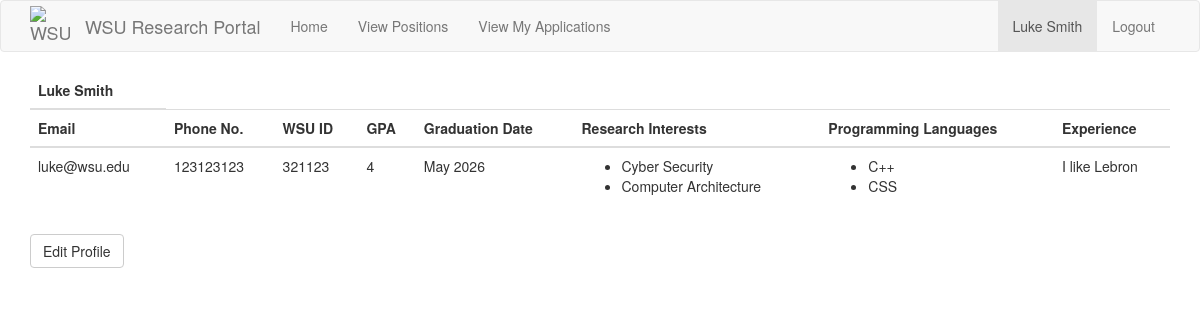
The page /display_profile (signed in) on the database its author committed.
### src/Model/models.py (models this page shows, shortened)
class User(db.Model, UserMixin):
    __tablename__ = 'user'
    id = db.Column(db.Integer, primary_key=True)
    password_hash = db.Column(db.String(128))
    firstname = db.Column(db.String(100))
    lastname = db.Column(db.String(100))
    wsu_id = db.Column(db.String(15), unique = True)
    email = db.Column(db.String(120),unique = True, index = True)
    phone = db.Column(db.String(11),unique = True)
    user_type = db.Column(db.String(50))
    __mapper_args__ = {
        'polymorphic_identity': 'User',
        'polymorphic_on': user_type
    }

class Student(User, db.Model):
    __tablename__='student'
    id = db.Column(db.ForeignKey("user.id"), primary_key = True)
    major = db.Column(db.String(50))
    gpa = db.Column(db.Integer())
    graduationDate = db.Column(db.String(15))
    experience = db.Column(db.String(500))
    applications = db.relationship('Application', backref='applicant')
    interests = db.relationship('Interest',
                                secondary=studentInterests,
                                primaryjoin=(studentInterests.c.student_id == id),
                                lazy='dynamic',
                                overlaps='studentInterests')
    languages = db.relationship('Language',
                                secondary=studentLanguages,
                                primaryjoin=(studentLanguages.c.student_id == id),
                                lazy='dynamic',
                                overlaps='studentLanguages')
    __mapper_args__ = {
        'polymorphic_identity': 'Student'
    }

class Interest(db.Model):
    id = db.Column(db.Integer, primary_key=True)
    name = db.Column(db.String(100))
    studentInterests = db.relationship(
        'Student',
        secondary=studentInterests,
        primaryjoin=(studentInterests.c.interest_id == id),
        lazy='dynamic',
        overlaps='interests'
    )
    positionInterests = db.relationship(
        'Position',
        secondary = positionInterests,
        primaryjoin = (positionInterests.c.interest_id == id),
        lazy = 'dynamic',
        overlaps = 'interests'
    )

class Language(db.Model):
    id = db.Column(db.Integer, primary_key=True)
    name = db.Column(db.String(12))
    studentLanguages = db.relationship(
        'Student',
        secondary=studentLanguages,
        primaryjoin=(studentLanguages.c.language_id == id),
        lazy='dynamic',
        overlaps='languages'
    )
    positionLanguages = db.relationship(
        'Position',
        secondary = positionLanguages,
        primaryjoin = (positionLanguages.c.language_id == id),
        lazy = 'dynamic',
        overlaps='languages'
    )

### src/Controller/routes.py (the view)
@routes.route('/display_profile', methods = ['GET'])
@login_required
def display_profile():
    if current_user.user_type == "Student":
        return render_template('Student Pages/display_student_profile.html', title='Display Profile', student = current_user)
    elif current_user.user_type == "Professor":
        return render_template('Professor Pages/display_professor_profile.html', title='Display Profile', professor = current_user)

### app.py (called while the page is built)
@app.context_processor
def inject_request():
    return dict(request=request)

@app.before_request
def initBD(*args, **kwargs):
    if app.got_first_request:
        db.create_all()
        if Language.query.count() == 0:
            languages = ['Java','C', 'Python', 'C++', 'JavaScript', 'HTML', 'CSS']
            for t in languages:
                db.session.add(Language(name=t))
        db.session.commit()
        if Interest.query.count() == 0:
            interests = ['Software Engineering', 'Artificial intelligence', 'Cyber Security', 'Machine Learning', 'Computer Architecture', 'Data Science']
            for t in interests:
                db.session.add(Interest(name=t))
        db.session.commit()

### src/Model/models.py (called while the page is built)
@login.user_loader
def load_user(id):
    return User.query.get(int(id))

### src/View/templates/Student Pages/display_student_profile.html
{% extends "base.html" %}
{% block app_content %}
<table class="table">
	<thead>
		<tr>
			<th>{{ student.firstname }} {{ student.lastname }}</td>
		</tr>
		<tr>
			<th>Email</th>
			<th>Phone No.</th>
			<th>WSU ID</th>
			<th>GPA</th>
			<th>Graduation Date</th>
			<th>Research Interests</th>
			<th>Programming Languages</th>
			<th>Experience</th>
		</tr>
	</thead>
		<tbody>
				<tr>
					<td> {{ student.email }} </td>
					<td> {{ student.phone }} </td>
					<td> {{ student.wsu_id }} </td>
					<td> {{ student.gpa }} </td>
					<td> {{ student.graduationDate }} </td>
					<td>
						<ul>
							{% for interest in student.interests %}
								<li>{{ interest.name }}</li>
							{% endfor %}
						</ul>
					</td>
					<td>
						<ul>
							{% for language in student.languages %}
								<li>{{ language.name }}</li>
							{% endfor %}
						</ul>
					</td>
					<td>{{ student.experience }}</td>
				</tr>
		</tbody>
</table>
	{% if student == current_user %}
		<a href="{{ url_for('routes.edit_profile') }}" class = "btn btn-default text-center">Edit Profile</a>
	{% endif %}
{% endblock %}

### src/View/templates/base.html (shortened to what this page needs)
{% extends 'bootstrap/base.html' %}
{% import 'bootstrap/wtf.html' as wtf %}
{% block navbar %}
    {% include "_navbar.html" %}
{% endblock %}
{% block content %}
    <div class="container">
        {% block app_content %}{% endblock %}
    </div>
{% endblock %}

### src/View/templates/_navbar.html (shortened to what this page needs)
{% block navbar %}
    <nav class="navbar navbar-default">
        <div class="container">
            <div class="navbar-header">
                <a class="navbar-brand" href="{{ url_for('routes.index') }}" style="display: flex; align-items: center;">
                    <img src="{{ url_for('static', filename='wsu-logo.png') }}" alt="WSU Cougarhead" style="width: 40px; height: 40px">
                    <span style="margin-left: 15px;">WSU Research Portal</span>
                </a>
            </div>
            <div class="collapse navbar-collapse" id="bs-example-navbar-collapse-1">
                <ul class="nav navbar-nav">
                        <li {% if request.path == url_for('routes.index') %}class="active"{% endif %}>
                            <a href="{{ url_for('routes.index') }}">Home</a>
                        </li>
                    {% if current_user.user_type == "Professor" %}
                        <li {% if request.path == url_for('positions.positions') %}class="active"{% endif %}>
                            <a href="{{ url_for('positions.positions') }}">View My Positions</a>
                        </li>
                        <li {% if request.path == url_for('positions.create_position') %}class="active"{% endif %}>
                            <a href="{{ url_for('positions.create_position') }}">Create Position</a>
                        </li>
                    {% elif current_user.user_type == "Student" %}
                        <li {% if request.path == url_for('positions.positions') %}class="active"{% endif %}>
                            <a href="{{ url_for('positions.positions') }}">View Positions</a>
                        </li>
                        <li {% if request.path == url_for('routes.my_applications') %}class="active"{% endif %}>
                            <a href="{{ url_for('routes.my_applications') }}">View My Applications</a>
                        </li>
                    {% endif %}
                </ul>
                <ul class="nav navbar-nav navbar-right">
                    {% if current_user.is_anonymous %}
                    <li><a href="{{ url_for('auth.login') }}">Login</a></li>
                    {% else %}
                    <li {% if request.path == url_for('routes.display_profile') %}class="active"{% endif %}>
                        <a href="{{ url_for('routes.display_profile') }}">{{ current_user.firstname }} {{ current_user.lastname }}</a></li>
                    <li><a href="{{ url_for('auth.logout') }}">Logout</a></li>
                    {% endif %}
                </ul>
            </div>
        </div>
    </nav>
{% endblock %}

### rows shown on the page
User: firstname "Luke", lastname "Smith", email "luke@wsu.edu", phone "123123123", wsu_id "321123"
Student: gpa "4", graduationDate "May 2026", experience "I like Lebron"
Interest: name "Cyber Security"
Interest: name "Computer Architecture"
Language: name "C++"
Language: name "CSS"
